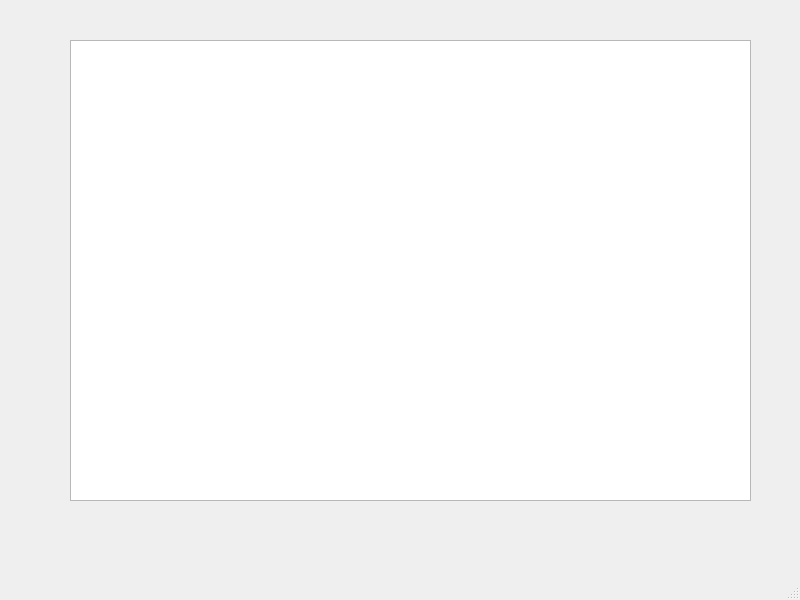
<?xml version="1.0" encoding="UTF-8"?>
<ui version="4.0">
 <class>MainWindow</class>
 <widget class="QMainWindow" name="MainWindow">
  <property name="geometry">
   <rect>
    <x>0</x>
    <y>0</y>
    <width>800</width>
    <height>600</height>
   </rect>
  </property>
  <property name="windowTitle">
   <string>MainWindow</string>
  </property>
  <widget class="QWidget" name="centralwidget">
   <widget class="QTableWidget" name="tableWidget">
    <property name="geometry">
     <rect>
      <x>70</x>
      <y>40</y>
      <width>681</width>
      <height>461</height>
     </rect>
    </property>
   </widget>
  </widget>
  <widget class="QMenuBar" name="menubar">
   <property name="geometry">
    <rect>
     <x>0</x>
     <y>0</y>
     <width>800</width>
     <height>25</height>
    </rect>
   </property>
  </widget>
  <widget class="QStatusBar" name="statusbar"/>
 </widget>
 <resources/>
 <connections/>
</ui>
